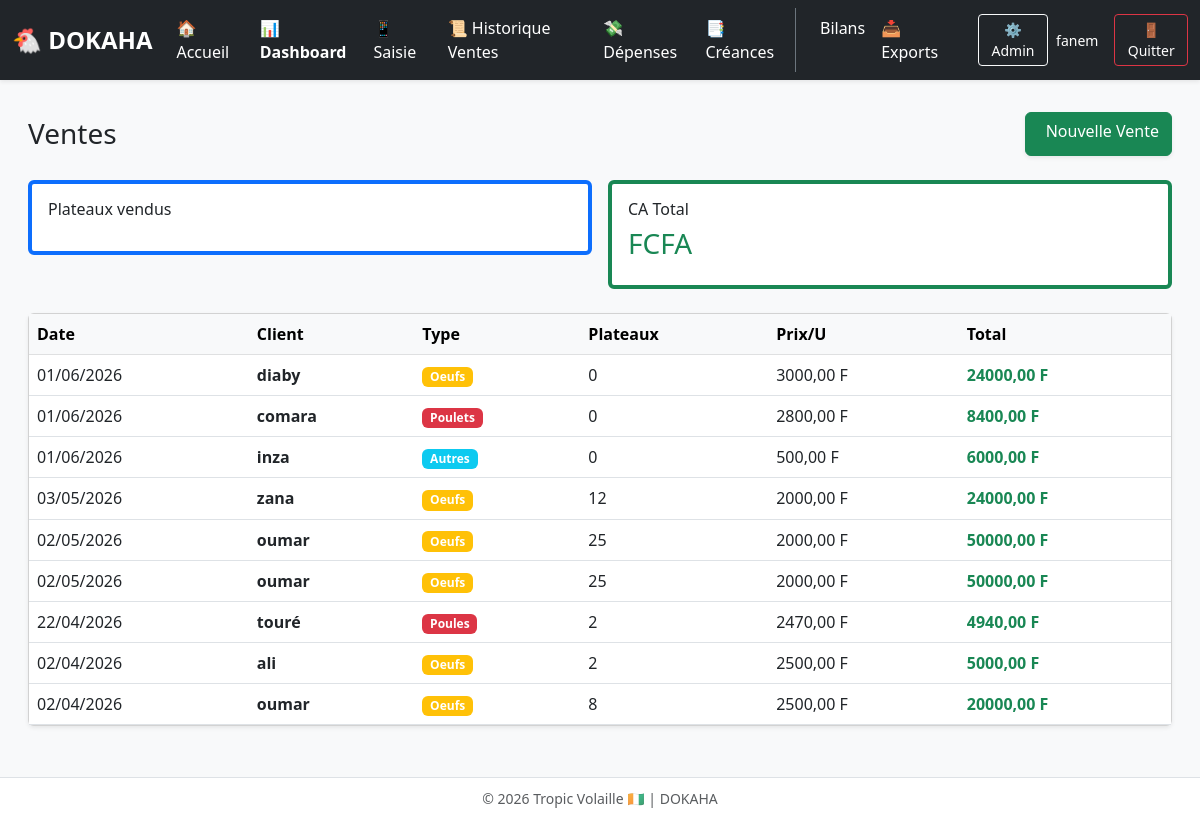
The page /vente/ (signed in) on the database as committed earlier.
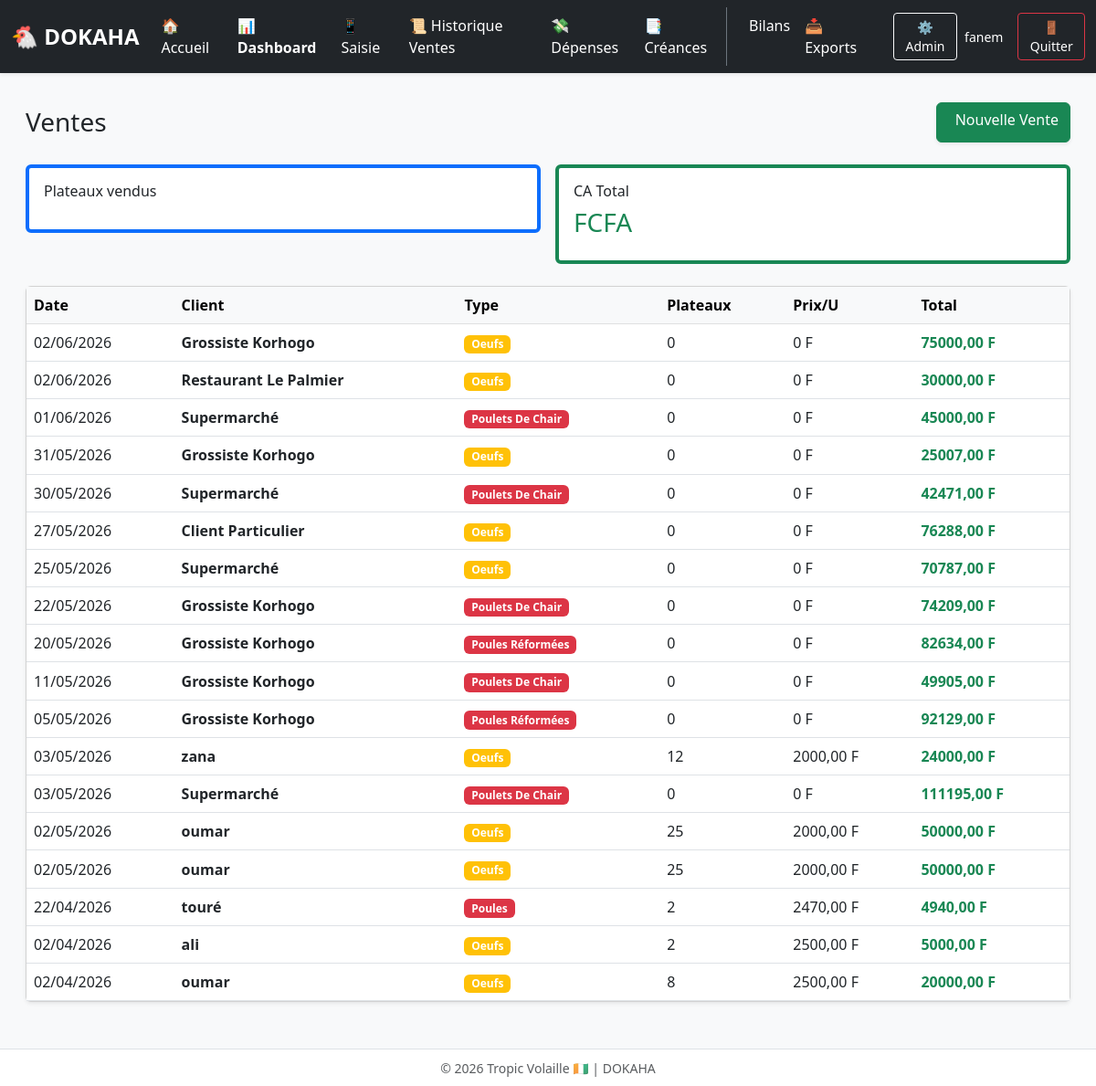
The same page on the database as committed later.
### gestion/models.py (models this page shows, shortened)
class Vente(models.Model):
    poulailler = models.ForeignKey(Poulailler, on_delete=models.SET_NULL, null=True, blank=True, verbose_name="Bâtiment")
    date = models.DateField(verbose_name="Date")
    client = models.CharField(max_length=100, blank=True, null=True, verbose_name="Client")
    type_vente = models.CharField(
        max_length=20,
        choices=[('oeufs', '🥚 Œufs'), ('poules', '🐔 Poules'), ('autres', '📦 Autres')],
        default='oeufs'
    )
    plateaux = models.IntegerField(default=0)
    unites = models.IntegerField(default=0)
    prix_plateau = models.DecimalField(max_digits=10, decimal_places=2, default=0)
    montant_total = models.DecimalField(max_digits=10, decimal_places=2, default=0)
    paye = models.BooleanField(default=True)
    montant_paye = models.DecimalField(max_digits=10, decimal_places=2, default=0, verbose_name="Montant payé (FCFA)")
    montant_restant = models.DecimalField(max_digits=10, decimal_places=2, default=0, verbose_name="Reste à payer (FCFA)")
    mode_paiement = models.CharField(
        max_length=20,
        default='comptant',
        choices=[('comptant', '💵 Comptant'), ('credit', '📝 Crédit'), ('mobile', '📱 Mobile Money'), ('cheque', '🧾 Chèque')],
        verbose_name="Mode de paiement"
    )
    plateaux = models.IntegerField(default=0, verbose_name='Nombre de plateaux (30 œufs)')
    reste_oeufs = models.IntegerField(default=0, verbose_name='Œufs restants (0-29)')
    class Meta:
        verbose_name = "Vente"
        verbose_name_plural = "Ventes"
        ordering = ['-date']

### gestion/views.py (the view)
# urls.py: path('vente/', views.vente_list, name='vente_list'),
@login_required
def vente_list(request):
    ventes = Vente.objects.all().order_by('-date')[:100]
    return render(request, 'gestion/vente_list.html', {'ventes': ventes, 'title': 'Ventes', 'user': request.user})

### gestion/templates/gestion/vente_list.html (shortened to what this page needs)
{% extends 'gestion/base.html' %}
{% block content %}
<div class="container-fluid py-3">
    <div class="d-flex justify-content-between align-items-center mb-4">
        <h3 class="mb-0">{{ title }}</h3>
        <a href="/vente/add/" class="btn btn-success shadow-sm">Nouvelle Vente</a>
    </div>
    <div class="row g-3 mb-4">
        <div class="col-md-6"><div class="card p-3 border-start border-4 border-primary"><h6>Plateaux vendus</h6><h3 class="text-primary">{{ total_plt }}</h3></div></div>
        <div class="col-md-6"><div class="card p-3 border-start border-4 border-success"><h6>CA Total</h6><h3 class="text-success">{{ total_ca }} FCFA</h3></div></div>
    </div>
    <div class="card shadow-sm">
        <div class="table-responsive">
            <table class="table table-hover align-middle mb-0">
                <thead class="table-light">
                    <tr><th>Date</th><th>Client</th><th>Type</th><th>Plateaux</th><th>Prix/U</th><th>Total</th></tr>
                </thead>
                <tbody>
                    {% for v in ventes %}
                    <tr>
                        <td>{{ v.date|date:"d/m/Y" }}</td>
                        <td class="fw-bold">{{ v.client|default:"-" }}</td>
                        <td><span class="badge bg-{% if 'oeuf' in v.type_vente|lower %}warning{% elif 'poul' in v.type_vente|lower %}danger{% else %}info{% endif %}">{{ v.type_vente|title }}</span></td>
                        <td>{{ v.plateaux|default:0 }}</td>
                        <td>{{ v.prix_plateau|default:0 }} F</td>
                        <td class="fw-bold text-success">{{ v.montant_total|default:0 }} F</td>
                    </tr>
                    {% empty %}
                    <tr><td colspan="6" class="text-center py-4 text-muted">Aucune vente enregistrée. <a href="/vente/add/" class="text-decoration-none">➕ Enregistrer la première</a></td></tr>
                    {% endfor %}
                </tbody>
            </table>
        </div>
    </div>
</div>
{% endblock %}

Rows that differ between the two databases and show on the page:
removed Vente: date "01/06/2026", client "diaby", type_vente "Oeufs", plateaux "0", prix_plateau "3000,00", montant_total "24000,00"
removed Vente: date "01/06/2026", client "comara", type_vente "Poulets", plateaux "0", prix_plateau "2800,00", montant_total "8400,00"
removed Vente: date "01/06/2026", client "inza", type_vente "Autres", plateaux "0", prix_plateau "500,00", montant_total "6000,00"
added Vente: date "02/06/2026", client "Grossiste Korhogo", type_vente "Oeufs", plateaux "0", prix_plateau "0", montant_total "75000,00"
added Vente: date "02/06/2026", client "Restaurant Le Palmier", type_vente "Oeufs", plateaux "0", prix_plateau "0", montant_total "30000,00"
added Vente: date "01/06/2026", client "Supermarché", type_vente "Poulets De Chair", plateaux "0", prix_plateau "0", montant_total "45000,00"
added Vente: date "31/05/2026", client "Grossiste Korhogo", type_vente "Oeufs", plateaux "0", prix_plateau "0", montant_total "25007,00"
added Vente: date "30/05/2026", client "Supermarché", type_vente "Poulets De Chair", plateaux "0", prix_plateau "0", montant_total "42471,00"
added Vente: date "27/05/2026", client "Client Particulier", type_vente "Oeufs", plateaux "0", prix_plateau "0", montant_total "76288,00"
added Vente: date "25/05/2026", client "Supermarché", type_vente "Oeufs", plateaux "0", prix_plateau "0", montant_total "70787,00"
added Vente: date "22/05/2026", client "Grossiste Korhogo", type_vente "Poulets De Chair", plateaux "0", prix_plateau "0", montant_total "74209,00"
added Vente: date "20/05/2026", client "Grossiste Korhogo", type_vente "Poules Réformées", plateaux "0", prix_plateau "0", montant_total "82634,00"
added Vente: date "11/05/2026", client "Grossiste Korhogo", type_vente "Poulets De Chair", plateaux "0", prix_plateau "0", montant_total "49905,00"
added Vente: date "05/05/2026", client "Grossiste Korhogo", type_vente "Poules Réformées", plateaux "0", prix_plateau "0", montant_total "92129,00"
added Vente: date "03/05/2026", client "Supermarché", type_vente "Poulets De Chair", plateaux "0", prix_plateau "0", montant_total "111195,00"
